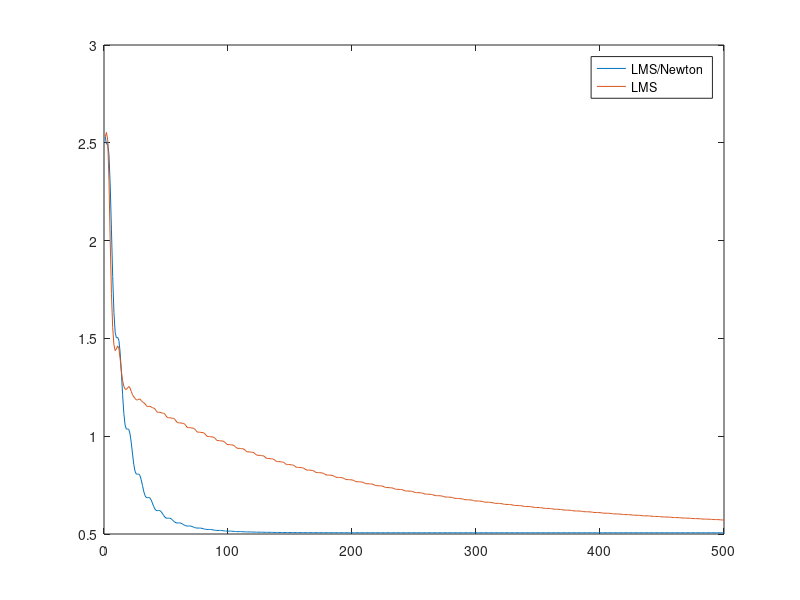
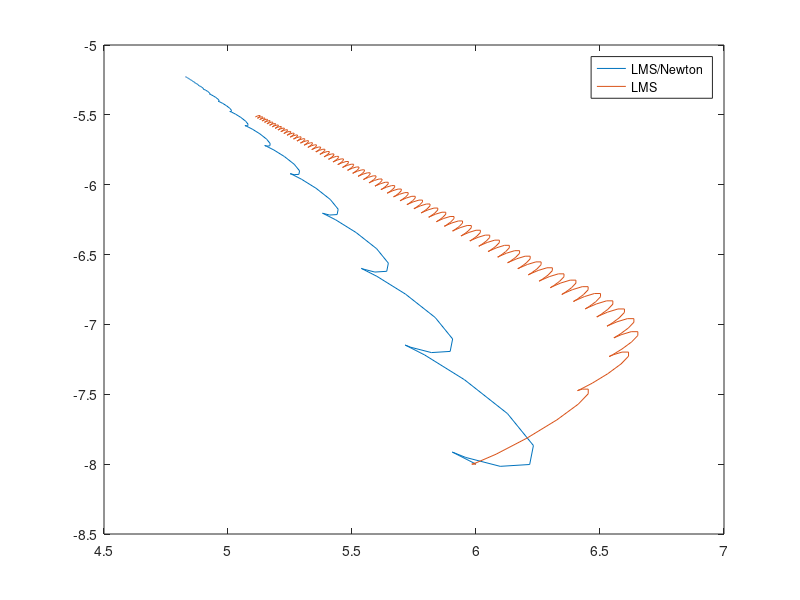

MATLAB code for these plots, in order:
clc
clear
close all
%% LMS/Newton's Method
N = 16; phi = 0.01; mu = 0.05;
R = 0.5*[1+2*phi, cos(2*pi/N); cos(2*pi/N), 1+2*phi];
P = [0; -sin(2*pi/N)];
lambda_av = mean(eig(R));
itr = 500;
w = zeros(2,itr+1);
w(:,1) = [6;-8];
w2 = w;
xi = zeros(itr,1);
xi2 = xi;
k = (1:itr)';
x = [0;sin(2*pi*k/N)];
d = 2*cos(2*pi*k/N);
for i = 1:itr
    eps = d(i)-[x(i+1);x(i)]'*w(:,i);
    w(:,i+1) = w(:,i) + 2*mu*lambda_av*R^(-1)*eps*[x(i+1);x(i)];
    eps2 = d(i)-[x(i+1);x(i)]'*w2(:,i);
    w2(:,i+1) = w2(:,i) + 2*mu*eps2*[x(i+1);x(i)];
    xi(i) = 2+w(:,i)'*R*w(:,i)-2*P'*w(:,i);
    xi2(i) = 2+w2(:,i)'*R*w2(:,i)-2*P'*w2(:,i);
end
xi_min = 2-P'*R^(-1)*P
excess_mse = 2*mu*xi_min*lambda_av/(1-mu*lambda_av)
excess_mse2 = mu*xi_min*trace(R)
plot(k,xi,k,xi2);
legend('LMS/Newton','LMS');
figure;
plot(w(1,1:end),w(2,1:end),w2(1,1:end),w2(2,1:end));
legend('LMS/Newton','LMS');
   